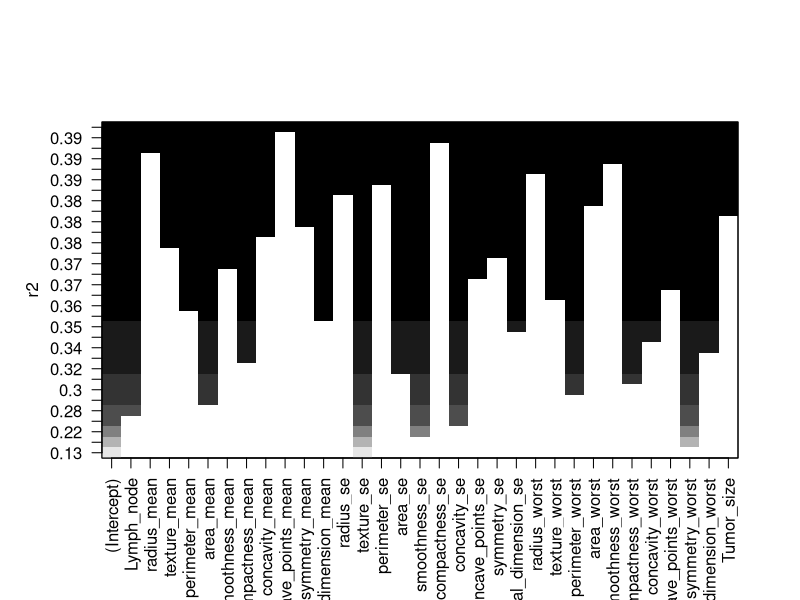

Write R code to recreate this figure. (Note: this script raises an error after producing the figure.)
# LOAD DATA
library(corrplot)
library(leaps)

cancer = read.table("data/r_breast_cancer.data.txt",header=T,sep=",")

getFormulas <- function(col, order) {
  result <- vector(mode="character", length=length(order))
  for(i in 1:length(order)){
    if(i == 1){
      result[i] <- paste(c("label.train ~ ",col[order[i]]),collapse = '')
    } else {
      result[i] <- paste(c(result[i-1], col[order[i]]), collapse = ' + ')
    }
  }
  return(result)
}

# ====
# Separation des donnees cancer en data et label 
# ====
data <- cancer
data$Time <- NULL
label <- cancer$Time

data.dim <- dim(data)

# ====
# Utilisation de la regression lineaire avec le modele de base
# ====

# 1 - Separation des donnees en test, app
napp <- round(2/3*data.dim[1])
indice <- sample(1:data.dim[1], napp)

data.train <- data[indice,]
data.test <- data[-indice,]

data.train.dim <- dim(data.train)

label.train <- label[indice]
label.test <- label[-indice]

# 2 - Seperation des data de train en train et cv 
ncv <- round(1/3*napp)
indice.cv <- sample(1:data.train.dim[1],ncv)

data.cv <- data.train[indice.cv,]
data.train <- data.train[-indice.cv,]

# 2 - Centre reduire en fonction de notre apprentissage
# Scaling donnees app
data.train.sd <- apply(data.train, 2, sd)
data.train.mean <- colMeans(data.train)
data.train <- as.data.frame(scale(data.train))

label.cv <- label.train[indice.cv]
label.train <- label.train[-indice.cv]

# Scaling donnees cv
for(i in 1:data.dim[2]){
  data.cv[,i]<-(data.cv[,i]-data.train.mean[i])/data.train.sd[i]
}

# Forward stepwise selection
reg.fit <- regsubsets(label.train~. , data=data.train, method='forward', nvmax=33)
reg.order <- reg.fit$vorder
reg.order <- reg.order - 1
reg.order <- reg.order[2:length(reg.order)]
data.colnames <- colnames(data.train)
plot(reg.fit, scale="r2")

Formula <- getFormulas(data.colnames, reg.order)
num_pred <- c(1:length(reg.order))
err <- c(1:length(reg.order))
for(i in 1:(length(reg.order))){
  reg <- lm(Formula[i], data=data.train)
  pred <- predict(reg,newdata=data.cv)
  err[i]<-mean((label.cv-pred)^2)
}

plot(num_pred,err)
